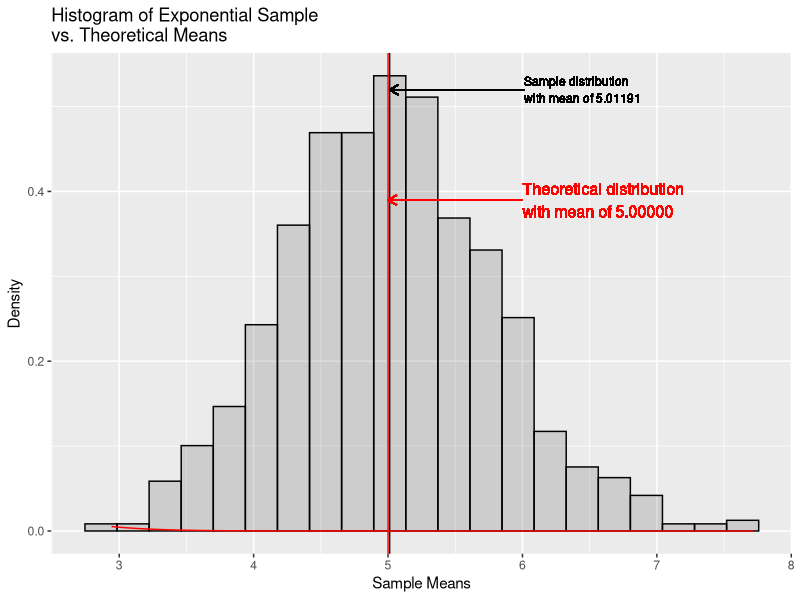
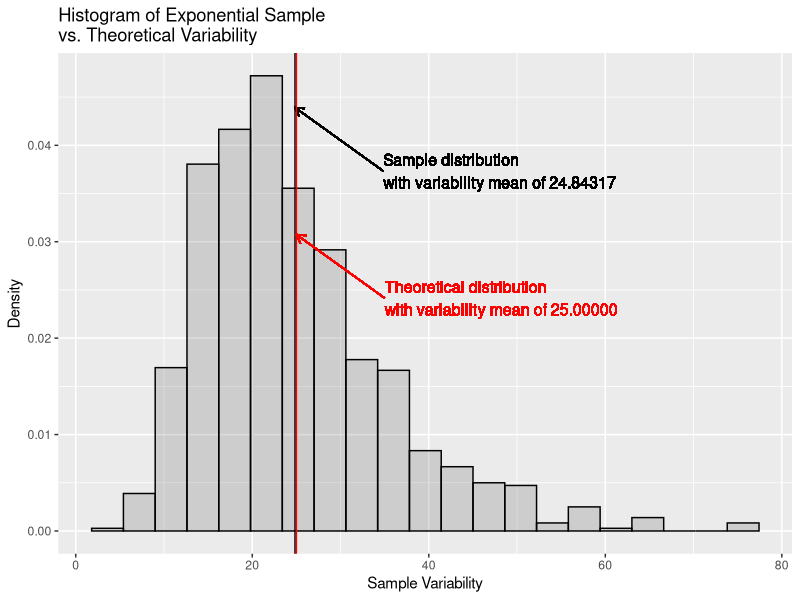
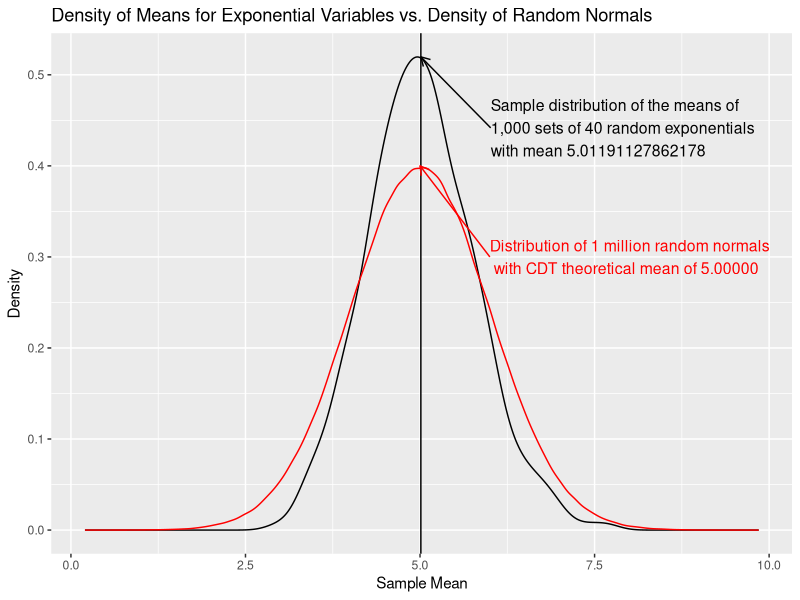

These figures' R source, in order:
## ---- chunk 1
library(grid)       # Plotting graphics (arrow)
library(ggplot2)    # Plotting (ggplot etc.)
set.seed(123)
n <- 40
lambda <- 0.2
nSim <- 1000
exps <- NULL
means <- NULL
vars <- NULL
for (i in 1:nSim){
    exp <- rexp(n, lambda)
    exps <- cbind(exps, exp)
    means <- c(means, mean(exp))
    vars <- c(vars, sd(exp) ^ 2)
}
tMean <- 1 / lambda
tSD <- 1 / lambda
tSE <- tSD / sqrt(n)
tVar <- tSD ^ 2
## ---- chunk 2
plot1 <- ggplot(
    as.data.frame(means)
    ,aes(x = means)
) + geom_histogram(
    alpha = .20
    ,binwidth = (range(means)[2] - range(means)[1]) / 20
    ,color = "black"
    ,aes(y = ..density..)    
) + geom_vline( # Sample distribution mean line
    xintercept = mean(means)
) + geom_segment( # Sample distribution mean arrow
    aes(
        x = mean(means) + 1
        ,xend = mean(means)
        ,y = max(density(means)$y)
        ,yend = max(density(means)$y) 
    )
    ,arrow = arrow(length = unit(.1,"in"), ends = "last")
) + geom_text( # Sample distribution mean label
    aes(
        x = mean(means) + 1
        ,y = max(density(means)$y)
        ,label = paste(
            "Sample distribution\nwith mean of"
            ,sprintf("%.5f", mean(means))
        )
    )
    ,color = "black"
    ,size = 3
    ,hjust = 0    
) + stat_function(
    fun = dnorm
    ,arg = list(mean = tSD)
    ,color = "red"
) + geom_vline( # Theoretical distribution variability line
    xintercept = tSD
    ,color = "red"
) + geom_segment( # Theoretical distribution variability arrow
    aes(
        x = tSD + 1
        ,xend = tSD
        ,y = max(density(means)$y) * .75
        ,yend = max(density(means)$y) * .75 
    )
    ,arrow = arrow(length = unit(.1,"in"), ends = "last")
    ,color = "red"
) + geom_text( # Theoretical distribution mean label
    aes(
        x = tSD + 1
        ,y = max(density(means)$y) * .75
        ,label = paste(
            "Theoretical distribution\nwith mean of"
            ,sprintf("%.5f",tMean)
        )
    )
    ,color = "red"
    ,size = 4
    ,hjust = 0    
) + labs(
    title = "Histogram of Exponential Sample\nvs. Theoretical Means"
    ,x = "Sample Means"
    ,y = "Density"
)
print(plot1)
## ---- chunk 3
plot2 <- ggplot(
    as.data.frame(vars)
    ,aes(x = vars)
) + geom_histogram(
    alpha = .20
    ,binwidth = (range(vars)[2] - range(vars)[1]) / 20
    ,color = "black"
    ,aes(y = ..density..)    
) + geom_vline( # Sample distribution mean line
    xintercept = mean(vars)
) + geom_segment( # Sample distribution mean arrow
    aes(
        x = mean(vars) + 10
        ,xend = mean(vars)
        ,y = max(density(vars)$y) * .85
        ,yend = max(density(vars)$y) 
    )
    ,arrow = arrow(length = unit(.1,"in"), ends = "last")
) + geom_text( # Sample distribution variability label
    aes(
        x = mean(vars) + 10
        ,y = max(density(vars)$y) * .85
        ,label = paste(
            "Sample distribution\nwith variability mean of"
            ,sprintf("%.5f", mean(vars))
        )
    )
    ,color = "black"
    ,size = 4
    ,hjust = 0    
) + geom_vline( # Theoretical distribution variability line
    xintercept = tVar
    ,color = "red"
) + geom_segment( # Theoretical distribution variability arrow
    aes(
        x = tVar + 10
        ,xend = tVar
        ,y = max(density(vars)$y) * .55
        ,yend = max(density(vars)$y) * .7
    )
    ,arrow = arrow(length = unit(.1,"in"), ends = "last")
    ,color = "red"
) + geom_text( # Theoretical distribution variability label
    aes(
        x = tVar + 10
        ,y = max(density(vars)$y) * .55
        ,label = paste(
            "Theoretical distribution\nwith variability mean of"
            ,sprintf("%.5f",tVar)
        )
    )
    ,color = "red"
    ,size = 4
    ,hjust = 0    
) + labs(
    title = "Histogram of Exponential Sample\nvs. Theoretical Variability"
    ,x = "Sample Variability"
    ,y = "Density"
)
print(plot2)
## ---- chunk 4
plot3 <- qplot(
    means
    ,geom = "density"
    ,main = "Density of Means for Exponential Variables vs. Density of Random Normals"
    ,xlab = "Sample Mean"
    ,ylab = "Density"
) + geom_vline( # Sample distribution mean line
    xintercept = mean(means)
) + geom_segment( # Sample distribution mean arrow
    aes(
        x = mean(means) + 1
        ,xend = mean(means)
        ,y = max(density(means)$y) * .85
        ,yend = max(density(means)$y) 
    )
    ,arrow = arrow(length = unit(.1,"in"), ends = "last")
) + geom_text( # Sample distribution mean label
    aes(
        x = mean(means) + 1
        ,y = max(density(means)$y) * .85
        ,label = paste(
            "Sample distribution of the means of\n1,000 sets"
            ,"of 40 random exponentials\nwith mean"
            ,mean(means)
        )
    )
    ,color = "black"
    ,size = 4
    ,hjust = 0
) + geom_density( # Distribution of random normals
    aes(
        x = rnorm(1000000, mean = tMean)
    )
    , color = "red"
) + geom_segment( # Distribution of random normals arrow
    aes(
        x = tMean + 1
        ,xend = tMean
        ,y = .3
        ,yend = .4 
    )
    ,arrow = arrow(length = unit(.1,"in"), ends = "last")
    ,color = "red"
) + geom_text( # Theoretical distribution mean label
    aes(
        x = tMean + 1
        ,y = .3
        ,label = paste(
            "Distribution of 1 million random normals \n"
            ,"with CDT theoretical mean of"
            ,sprintf("%.5f",tMean)
        )
    )
    ,color = "red"
    ,size = 4
    ,hjust = 0
)
print(plot3)
